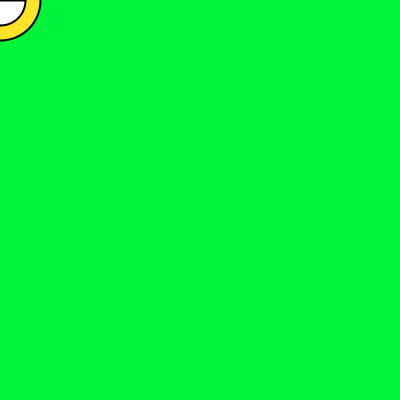
Frame 1 (no input)
Frame 60 (the mouse pressed at the canvas centre just before this capture): identical to frame 1, image omitted
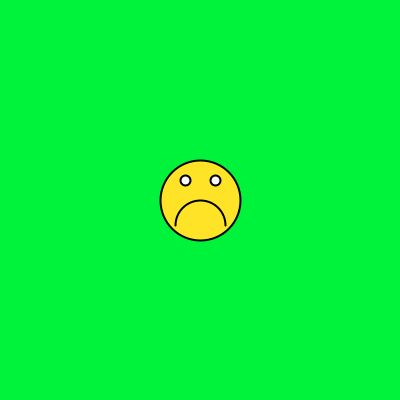
Frame 120 (the mouse held since frame 60 and released just before this capture)

The Processing sketch that drew these frames (run headless with seeded random() and noise(); from frame 60 on, the mouse is pressed at the canvas centre):

// Processing sketch: interactivesmiley
// ── interactivesmiley.pde
void setup()
{
  size(400,400);
}

void draw()
{
  background(0,243,59);
  ellipseMode(CENTER);
  strokeWeight(2); 
  fill(255,227,38);
  ellipse(mouseX,mouseY,80,80);
  
  
  if(mouseY<200)
  { 
    smooth();
    fill(255);
    arc(mouseX,mouseY,50,50,0,PI/2);
    arc(mouseX,mouseY,50,50,PI/2,PI);
    line(mouseX-25,mouseY,mouseX+25,mouseY);
  }
  else {
     arc(mouseX,mouseY+25,50,50,PI,TWO_PI);
  }  
  fill(255);
  ellipse(mouseX-15,mouseY-20,10,10);
  ellipse(mouseX+15,mouseY-20,10,10);
  
 // point 
}
